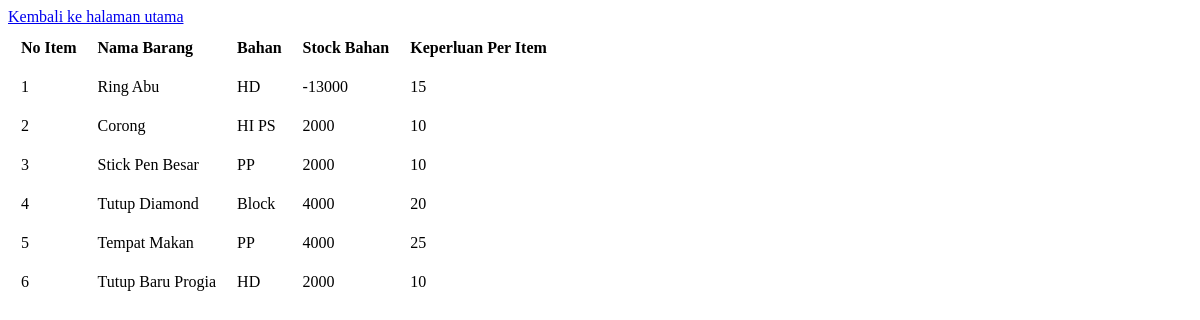
The app's page /getDataProduksi.php, older data.
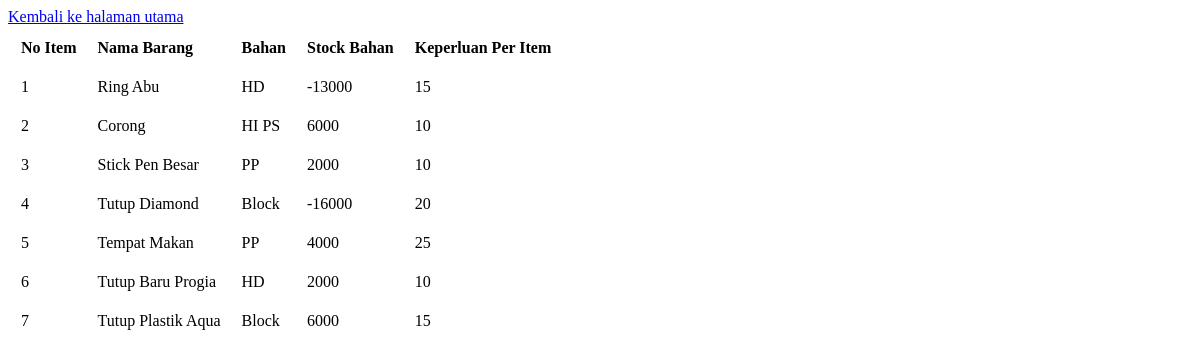
The same page, newer data.
### tables this page shows
CREATE TABLE `databaseitem` (
  `no_item` int(4) NOT NULL,
  `nama_barang` varchar(40) DEFAULT NULL,
  `bahan` varchar(40) DEFAULT NULL,
  `stock_bahan` int(16) DEFAULT NULL,
  `keperluan_per_item` int(16) DEFAULT NULL
);

### getDataProduksi.php (the view, shortened to what this page needs)
<html>
	<head>
		<a href = "halamanUtama.php">Kembali ke halaman utama</a><br />
</head>
</html>
<?php
require_once('../mysqli_connect.php');
$query = "SELECT no_item, nama_barang, bahan, stock_bahan, keperluan_per_item FROM databaseitem";
$response = @mysqli_query($dbc, $query);
if($response){
echo '<table align="left"
cellspacing="5" cellpadding="8">
<tr><td align="left"><b>No Item</b></td>
<td align="left"><b>Nama Barang</b></td>
<td align="left"><b>Bahan</b></td>
<td align="left"><b>Stock Bahan</b></td>
<td align="left"><b>Keperluan Per Item</b></td></tr>';
while($row = mysqli_fetch_array($response)){
echo '<tr><td align="left">' .
$row['no_item'] . '</td><td align="left">' .
$row['nama_barang'] . '</td><td align="left">' .
$row['bahan'] . '</td><td align="left">' .
$row['stock_bahan'] . '</td><td align="left">' .
$row['keperluan_per_item'] . '</td><td align="left">';
echo '</tr>';
}
echo '</table>';
} else {
echo "Couldn't issue database query<br />";
echo mysqli_error($dbc);
}
?>

Row changes from the older to the newer data that the page shows:
changed databaseitem "Corong": stock_bahan "2000" → "6000"
changed databaseitem "Tutup Diamond": stock_bahan "4000" → "-16000"
added databaseitem: no_item "7", nama_barang "Tutup Plastik Aqua", bahan "Block", stock_bahan "6000", keperluan_per_item "15"
